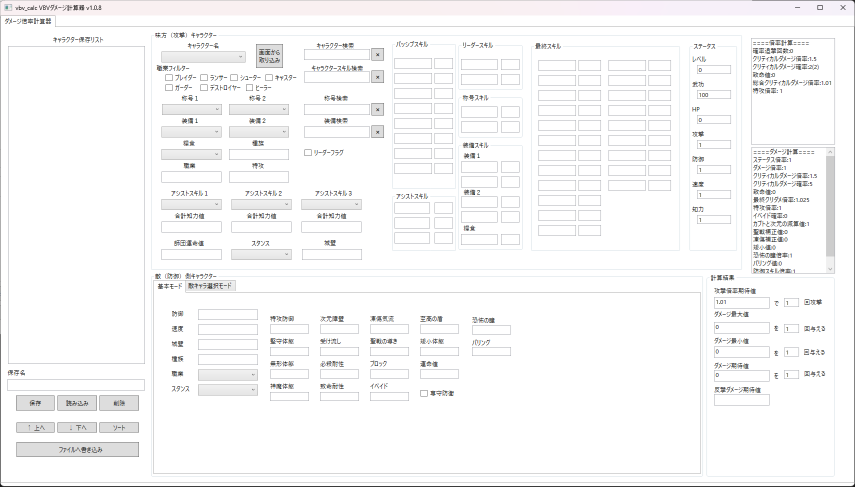
#> input picture images/vbv_calc_screen.png, 1710 x 973 px (shown at 1/2 size)
$ python -i extract_resnet.py   (imports and definitions only)
#> lines starting #> are read from the running program, lines starting #| are printed output that depends on the picture
import pandas as pd
from tensorflow.keras.applications.resnet50 import ResNet50, preprocess_input
from tensorflow.keras.preprocessing import image
import numpy as np
import json
import os
from PIL import Image

# --- CNNモデル（ResNet50、最終層除去、GlobalAveragePooling） ---
# [1 line that did not run here, left out]

# --- CSV読み込み ---
csv_path = "hensei_data/list.csv"
df = pd.read_csv(csv_path, dtype={'id': str})  # IDを文字列として読み込み
#> (reads img2vec/hensei_data/list.csv from the repository)

def extract_feature_with_color(img_path):
    """
    画像パスから形状特徴＋色特徴ベクトルを抽出
    返り値: 1次元 numpy array
    """
#> called with img_path = '../images/vbv_calc_screen.png'
    # --- 画像読み込み ---
    img = Image.open(img_path).convert("RGB")

    # --- 右下30px除外して切り抜き ---
    crop_box = (0, 0, img.width - 30, img.height - 30)
#> crop_box = (0, 0, 1680, 943)
    img = img.crop(crop_box)
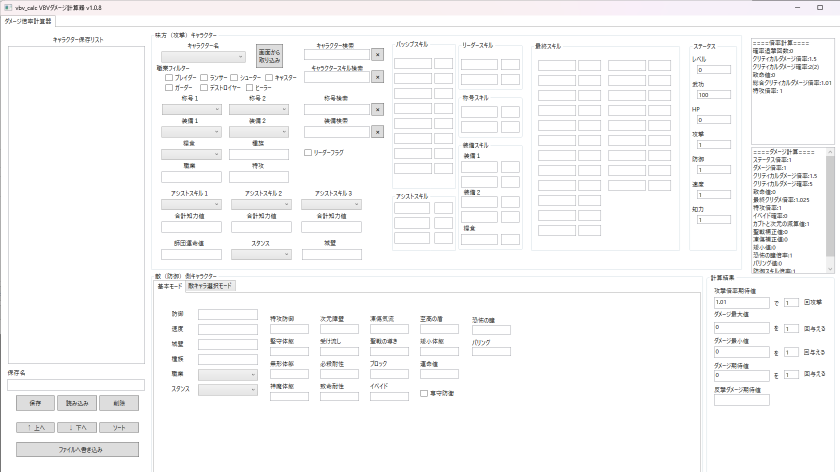
#> img: PIL image 1680x943 RGB (shown at 1/2 size); mean R, G, B 248.3, 248.1, 248.4

    # --- ResNet50入力にリサイズ ---
    img_resized = img.resize((224, 224))
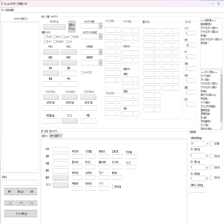
#> img_resized: PIL image 224x224 RGB; mean R, G, B 248.1, 248, 248.2

    # --- Keras形式に変換 ---
#> (the run stopped early here; a loop or call above may not have finished)
